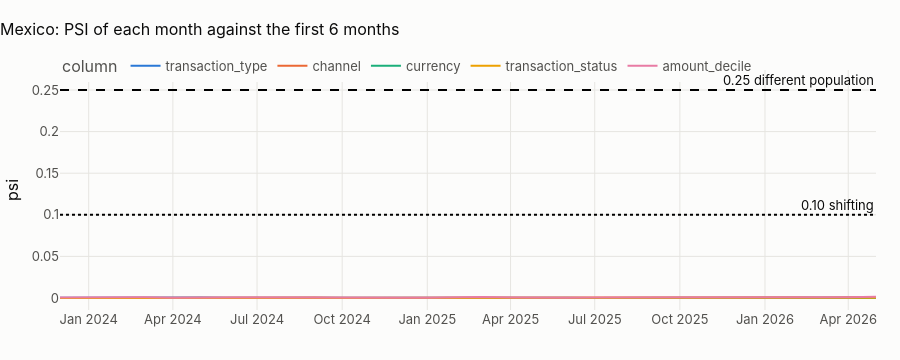

The cell this chart's notebook holds for it:
### Markdown cell above
## 5 · Did the country's data evolve? Monthly distribution stability
Beyond the breaker's daily checks: the **population stability index** (PSI) of key columns, each month against the
reference window. PSI = Σ (pₘ − p_ref) · ln(pₘ / p_ref) over the categories (or deciles) of a column. The industry
reading: below 0.10 stable, 0.10–0.25 shifting, above 0.25 a different population.

### Code cell
pl.ensure(pl.key("stg_transactions"))
tx = pl.q("""select date_trunc('month', transaction_ts_utc) as month, transaction_type, channel, currency,
                    transaction_status, ln(1 + abs(amount)) as log_amount
             from {stg_transactions} where hash(transaction_id) % 4 = 0""")
ref_end = tx.month.min() + pd.DateOffset(months=6)


def psi(ref: pd.Series, cur: pd.Series) -> float:
    a = ref.value_counts(normalize=True)
    b = cur.value_counts(normalize=True)
    idx = a.index.union(b.index)
    a, b = (
        a.reindex(idx).fillna(1e-4).clip(lower=1e-4),
        b.reindex(idx).fillna(1e-4).clip(lower=1e-4),
    )
    return float(((b - a) * np.log(b / a)).sum())


edges = np.quantile(tx.loc[tx.month < ref_end, "log_amount"], np.linspace(0, 1, 11))
tx["amount_decile"] = np.clip(np.searchsorted(edges[1:-1], tx.log_amount), 0, 9)
rows = []
ref = tx[tx.month < ref_end]
for m, cur in tx[tx.month >= ref_end].groupby("month"):
    for col in ["transaction_type", "channel", "currency", "transaction_status", "amount_decile"]:
        rows.append({"month": m, "column": col, "psi": psi(ref[col], cur[col])})
ps = pd.DataFrame(rows)
fig = px.line(
    ps,
    x="month",
    y="psi",
    color="column",
    title=f"{CTRY.title}: PSI of each month against the first 6 months",
)
fig.add_hline(y=0.10, line_dash="dot", annotation_text="0.10 shifting")
fig.add_hline(y=0.25, line_dash="dash", annotation_text="0.25 different population")
fig.update_layout(height=360, xaxis_title=None)
fig.show()
mx = ps.groupby("column").psi.max().sort_values(ascending=False)
pd.DataFrame(
    [
        {
            "country": COUNTRY,
            "dataset": DATASET,
            "partitions_held_global_contract": len(n_held),
            "partitions_held_country_contract": int(held.held.sum()) if len(held) else 0,
            "b_reports_country_contract": int(drift.partitions.sum()) if len(drift) else 0,
            "amount_scale_country_over_global": float(
                cmp.loc[
                    (cmp.table_name == "transactions") & (cmp.column_name == "amount"),
                    "country_over_global",
                ].iloc[0]
            ),
            "max_monthly_psi": float(mx.iloc[0]),
            "max_psi_column": mx.index[0],
        }
    ]
).to_csv(OUT / f"{PREFIX}_{COUNTRY.lower()}_contract.csv", index=False)
show(mx.round(4).rename("max monthly PSI").to_frame(), paging=False)
display(
    Markdown(
        f"**Largest monthly PSI in {CTRY.name}: {mx.iloc[0]:.3f} ({mx.index[0]}).** "
        + (
            f"All columns stay far below 0.10: the population of transactions is stationary over "
            f"{tx.month.nunique()} months. "
            "Stationarity is itself a generator fingerprint: a real bank's channel mix drifts towards digital and its "
            "amounts with inflation."
            if mx.iloc[0] < 0.10
            else "At least one column shifts: inspect the month and column above before training anything on the full window."
        )
    )
)

### Figure 1 — Plotly figure (JSON) as saved in the notebook; plotly's stock layout.template omitted (floating-point values rounded to 4 significant figures)
{"data": [{"hovertemplate": "column=transaction_type<br>month=%{x}<br>psi=%{y}<extra></extra>", "legendgroup": "transaction_type", "line": {"color": "#2a78d6", "dash": "solid"}, "marker": {"symbol": "circle"}, "mode": "lines", "name": "transaction_type", "orientation": "v", "showlegend": true, "type": "scatter", "x": ["2023-12-01T00:00:00.000000", "2024-01-01T00:00:00.000000", "2024-02-01T00:00:00.000000", "2024-03-01T00:00:00.000000", "2024-04-01T00:00:00.000000", "2024-05-01T00:00:00.000000", "2024-06-01T00:00:00.000000", "2024-07-01T00:00:00.000000", "2024-08-01T00:00:00.000000", "2024-09-01T00:00:00.000000", "2024-10-01T00:00:00.000000", "2024-11-01T00:00:00.000000", "2024-12-01T00:00:00.000000", "2025-01-01T00:00:00.000000", "2025-02-01T00:00:00.000000", "2025-03-01T00:00:00.000000", "2025-04-01T00:00:00.000000", "2025-05-01T00:00:00.000000", "2025-06-01T00:00:00.000000", "2025-07-01T00:00:00.000000", "2025-08-01T00:00:00.000000", "2025-09-01T00:00:00.000000", "2025-10-01T00:00:00.000000", "2025-11-01T00:00:00.000000", "2025-12-01T00:00:00.000000", "2026-01-01T00:00:00.000000", "2026-02-01T00:00:00.000000", "2026-03-01T00:00:00.000000", "2026-04-01T00:00:00.000000", "2026-05-01T00:00:00.000000"], "xaxis": "x", "y": [0.0002495, 0.0004746, 0.0002418, 0.0009094, 0.0006059, 0.0006987, 0.0003323, 0.0003261, 0.0006612, 0.0007591, 0.00106, 0.0002511, 0.0004357, 0.0004398, 0.0002699, 0.0005499, 0.0002956, 0.0005028, 0.0004331, 2.489e-05, 0.0001412, 0.0009823, 0.0004079, 0.0002354, 0.0004173, 0.0002299, 0.0006313, 0.0002034, 0.0005677, 0.0007095], "yaxis": "y"}, {"hovertemplate": "column=channel<br>month=%{x}<br>psi=%{y}<extra></extra>", "legendgroup": "channel", "line": {"color": "#eb6834", "dash": "solid"}, "marker": {"symbol": "circle"}, "mode": "lines", "name": "channel", "orientation": "v", "showlegend": true, "type": "scatter", "x": ["2023-12-01T00:00:00.000000", "2024-01-01T00:00:00.000000", "2024-02-01T00:00:00.000000", "2024-03-01T00:00:00.000000", "2024-04-01T00:00:00.000000", "2024-05-01T00:00:00.000000", "2024-06-01T00:00:00.000000", "2024-07-01T00:00:00.000000", "2024-08-01T00:00:00.000000", "2024-09-01T00:00:00.000000", "2024-10-01T00:00:00.000000", "2024-11-01T00:00:00.000000", "2024-12-01T00:00:00.000000", "2025-01-01T00:00:00.000000", "2025-02-01T00:00:00.000000", "2025-03-01T00:00:00.000000", "2025-04-01T00:00:00.000000", "2025-05-01T00:00:00.000000", "2025-06-01T00:00:00.000000", "2025-07-01T00:00:00.000000", "2025-08-01T00:00:00.000000", "2025-09-01T00:00:00.000000", "2025-10-01T00:00:00.000000", "2025-11-01T00:00:00.000000", "2025-12-01T00:00:00.000000", "2026-01-01T00:00:00.000000", "2026-02-01T00:00:00.000000", "2026-03-01T00:00:00.000000", "2026-04-01T00:00:00.000000", "2026-05-01T00:00:00.000000"], "xaxis": "x", "y": [0.0001221, 0.0002279, 0.0005587, 0.0004385, 0.0003804, 0.0005602, 0.0002773, 0.0004782, 0.00105, 0.0006197, 0.0001967, 0.0001993, 0.0009098, 0.0004717, 0.0007375, 0.0001863, 0.0007905, 9.889e-05, 0.0007714, 0.0005075, 0.0004978, 0.0003159, 0.0002551, 0.0002496, 0.0002673, 0.0004555, 0.000469, 0.0001827, 0.0009237, 0.0009093], "yaxis": "y"}, {"hovertemplate": "column=currency<br>month=%{x}<br>psi=%{y}<extra></extra>", "legendgroup": "currency", "line": {"color": "#1baf7a", "dash": "solid"}, "marker": {"symbol": "circle"}, "mode": "lines", "name": "currency", "orientation": "v", "showlegend": true, "type": "scatter", "x": ["2023-12-01T00:00:00.000000", "2024-01-01T00:00:00.000000", "2024-02-01T00:00:00.000000", "2024-03-01T00:00:00.000000", "2024-04-01T00:00:00.000000", "2024-05-01T00:00:00.000000", "2024-06-01T00:00:00.000000", "2024-07-01T00:00:00.000000", "2024-08-01T00:00:00.000000", "2024-09-01T00:00:00.000000", "2024-10-01T00:00:00.000000", "2024-11-01T00:00:00.000000", "2024-12-01T00:00:00.000000", "2025-01-01T00:00:00.000000", "2025-02-01T00:00:00.000000", "2025-03-01T00:00:00.000000", "2025-04-01T00:00:00.000000", "2025-05-01T00:00:00.000000", "2025-06-01T00:00:00.000000", "2025-07-01T00:00:00.000000", "2025-08-01T00:00:00.000000", "2025-09-01T00:00:00.000000", "2025-10-01T00:00:00.000000", "2025-11-01T00:00:00.000000", "2025-12-01T00:00:00.000000", "2026-01-01T00:00:00.000000", "2026-02-01T00:00:00.000000", "2026-03-01T00:00:00.000000", "2026-04-01T00:00:00.000000", "2026-05-01T00:00:00.000000"], "xaxis": "x", "y": [0.0, 0.0, 0.0, 0.0, 0.0, 0.0, 0.0, 0.0, 0.0, 0.0, 0.0, 0.0, 0.0, 0.0, 0.0, 0.0, 0.0, 0.0, 0.0, 0.0, 0.0, 0.0, 0.0, 0.0, 0.0, 0.0, 0.0, 0.0, 0.0, 0.0], "yaxis": "y"}, {"hovertemplate": "column=transaction_status<br>month=%{x}<br>psi=%{y}<extra></extra>", "legendgroup": "transaction_status", "line": {"color": "#eda100", "dash": "solid"}, "marker": {"symbol": "circle"}, "mode": "lines", "name": "transaction_status", "orientation": "v", "showlegend": true, "type": "scatter", "x": ["2023-12-01T00:00:00.000000", "2024-01-01T00:00:00.000000", "2024-02-01T00:00:00.000000", "2024-03-01T00:00:00.000000", "2024-04-01T00:00:00.000000", "2024-05-01T00:00:00.000000", "2024-06-01T00:00:00.000000", "2024-07-01T00:00:00.000000", "2024-08-01T00:00:00.000000", "2024-09-01T00:00:00.000000", "2024-10-01T00:00:00.000000", "2024-11-01T00:00:00.000000", "2024-12-01T00:00:00.000000", "2025-01-01T00:00:00.000000", "2025-02-01T00:00:00.000000", "2025-03-01T00:00:00.000000", "2025-04-01T00:00:00.000000", "2025-05-01T00:00:00.000000", "2025-06-01T00:00:00.000000", "2025-07-01T00:00:00.000000", "2025-08-01T00:00:00.000000", "2025-09-01T00:00:00.000000", "2025-10-01T00:00:00.000000", "2025-11-01T00:00:00.000000", "2025-12-01T00:00:00.000000", "2026-01-01T00:00:00.000000", "2026-02-01T00:00:00.000000", "2026-03-01T00:00:00.000000", "2026-04-01T00:00:00.000000", "2026-05-01T00:00:00.000000"], "xaxis": "x", "y": [2.364e-05, 0.0001538, 0.0002913, 0.0001224, 0.0003292, 7.911e-05, 7.551e-05, 4.102e-05, 8.344e-05, 8.599e-05, 0.000185, 1.273e-05, 5.737e-05, 0.0003865, 0.0002147, 0.0002203, 0.000139, 0.0001542, 0.000429, 1.445e-05, 3.786e-05, 0.0005086, 0.0002259, 0.0004635, 9.609e-05, 0.0002002, 0.0002094, 0.0003246, 0.0003236, 0.0003838], "yaxis": "y"}, {"hovertemplate": "column=amount_decile<br>month=%{x}<br>psi=%{y}<extra></extra>", "legendgroup": "amount_decile", "line": {"color": "#e87ba4", "dash": "solid"}, "marker": {"symbol": "circle"}, "mode": "lines", "name": "amount_decile", "orientation": "v", "showlegend": true, "type": "scatter", "x": ["2023-12-01T00:00:00.000000", "2024-01-01T00:00:00.000000", "2024-02-01T00:00:00.000000", "2024-03-01T00:00:00.000000", "2024-04-01T00:00:00.000000", "2024-05-01T00:00:00.000000", "2024-06-01T00:00:00.000000", "2024-07-01T00:00:00.000000", "2024-08-01T00:00:00.000000", "2024-09-01T00:00:00.000000", "2024-10-01T00:00:00.000000", "2024-11-01T00:00:00.000000", "2024-12-01T00:00:00.000000", "2025-01-01T00:00:00.000000", "2025-02-01T00:00:00.000000", "2025-03-01T00:00:00.000000", "2025-04-01T00:00:00.000000", "2025-05-01T00:00:00.000000", "2025-06-01T00:00:00.000000", "2025-07-01T00:00:00.000000", "2025-08-01T00:00:00.000000", "2025-09-01T00:00:00.000000", "2025-10-01T00:00:00.000000", "2025-11-01T00:00:00.000000", "2025-12-01T00:00:00.000000", "2026-01-01T00:00:00.000000", "2026-02-01T00:00:00.000000", "2026-03-01T00:00:00.000000", "2026-04-01T00:00:00.000000", "2026-05-01T00:00:00.000000"], "xaxis": "x", "y": [0.0005867, 0.0008973, 0.000596, 0.0007821, 0.0004441, 0.0009317, 0.0006955, 0.000543, 0.0006562, 0.0003271, 0.0004114, 0.0002566, 0.0003388, 0.0002236, 0.0008111, 0.001082, 0.0007315, 0.0002527, 0.0002601, 0.0004698, 0.0005329, 0.0007492, 0.0003883, 0.0004541, 0.0003022, 0.0008944, 0.0004317, 0.0006618, 0.0009601, 0.001608], "yaxis": "y"}], "layout": {"annotations": [{"showarrow": false, "text": "0.10 shifting", "x": 1, "xanchor": "right", "xref": "x domain", "y": 0.1, "yanchor": "bottom", "yref": "y"}, {"showarrow": false, "text": "0.25 different population", "x": 1, "xanchor": "right", "xref": "x domain", "y": 0.25, "yanchor": "bottom", "yref": "y"}], "height": 360, "legend": {"title": {"text": "column"}, "tracegroupgap": 0}, "shapes": [{"line": {"dash": "dot"}, "type": "line", "x0": 0, "x1": 1, "xref": "x domain", "y0": 0.1, "y1": 0.1, "yref": "y"}, {"line": {"dash": "dash"}, "type": "line", "x0": 0, "x1": 1, "xref": "x domain", "y0": 0.25, "y1": 0.25, "yref": "y"}], "title": {"text": "Mexico: PSI of each month against the first 6 months"}, "xaxis": {"anchor": "y", "domain": [0.0, 1.0], "title": {}}, "yaxis": {"anchor": "x", "domain": [0.0, 1.0], "title": {"text": "psi"}}}}
